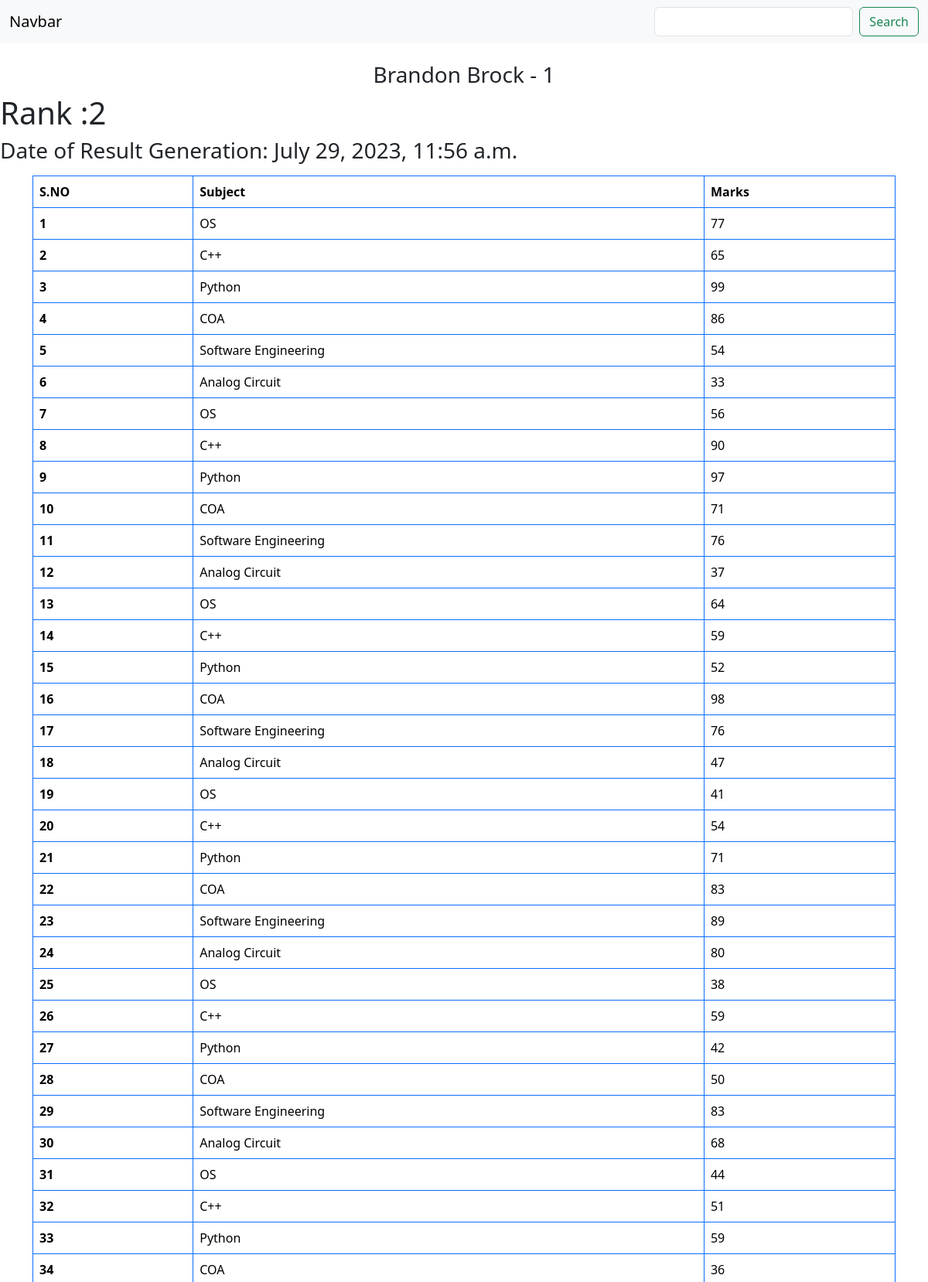
The app's page /marks/1/ (upper part) with its own data.
### home/models.py (models this page shows, shortened)
class Student(models.Model):
    department = models.ForeignKey(Department, related_name="depart", on_delete=models.CASCADE)
    student_id = models.OneToOneField(StudentId, related_name="studentid", on_delete=models.CASCADE)
    student_name = models.CharField(max_length=100)
    student_email = models.EmailField(unique=True)
    student_age = models.IntegerField(default=18)
    student_address = models.TextField()
    class Meta:
        ordering = ['student_name']
        verbose_name = ['student']

class studentCard(models.Model):
    student = models.ForeignKey(Student, related_name='student_rank', on_delete=models.CASCADE)
    rank = models.IntegerField(unique=True)
    date_of_generation = models.DateTimeField(auto_now_add=True)

class SubjectMarks(models.Model):
    student = models.ForeignKey(Student,related_name="studentmarks", on_delete=models.CASCADE)
    subject = models.ForeignKey(Subject, on_delete=models.CASCADE)
    marks = models.IntegerField(default=33)
    class Meta:
        unique_together = ['student', 'subject']

class Subject(models.Model):
    subject_name = models.CharField(max_length=100)
    def __str__(self) -> str:
        return self.subject_name

### home/views.py (the view)
# urls.py: path('marks/<student_id>/',getMarks,name='getMarks'),
def getMarks(request, student_id):
    queryset = SubjectMarks.objects.filter(student__student_id__student_id__icontains=student_id)
    l= student_id
    name = queryset[0].student.student_name
    total_marks = queryset.aggregate(Sum('marks'))
    queryset2 = studentCard.objects.filter(student__student_id__student_id__icontains = student_id)
    queryset2 = queryset2[0]
    context ={
        'queryset' : queryset,
        'queryset2' : queryset2,
        'l' : l,
        'name' : name,
        'total_marks' : total_marks,
    }
    return render(request,'marks.html',context)

### templates/marks.html (shortened to what this page needs)
<!DOCTYPE html>
<html lang="en">
<head>
    <link href="https://cdn.jsdelivr.net/npm/bootstrap@5.3.1/dist/css/bootstrap.min.css" rel="stylesheet">
</head>
<body>
    <nav class="navbar bg-body-tertiary">
        <div class="container-fluid">
          <a class="navbar-brand">Navbar</a>
          <form class="d-flex" role="search">
            <input class="form-control me-2" name="Search" aria-label="Search">
            <button class="btn btn-outline-success" type="submit">Search</button>
          </form>
        </div>
      </nav>
      <h3 class="text-center mt-4">{{name}} - {{l}}</h3>
      <h1>Rank :{{queryset2.rank}}</h1>
      <h3>Date of Result Generation: {{queryset2.date_of_generation}}</h3>
    <div class="container-sm mt-3">
    <table class="table table-bordered border-primary">
        <thead>
          <tr>
            <th scope="col">S.NO</th>
            <th scope="col">Subject</th>
            <th scope="col">Marks</th>
          </tr>
        </thead>
        <tbody>
        {% for query in queryset %}
          <tr>
            <th scope="row">{{forloop.counter}}</th>
            <td>{{query.subject}}</td>
            <td>{{query.marks}}</td>
          </tr>
          {% endfor %}
        </tbody>
      </table>
    </div>
</body>
</html>

### records on screen
Student: student_name "Brandon Brock"
studentCard: rank "2", date_of_generation "July 29, 2023, 11:56 a.m."
SubjectMarks: subject "OS", marks "77"
SubjectMarks: subject "C++", marks "65"
SubjectMarks: subject "Python", marks "99"
SubjectMarks: subject "COA", marks "86"
SubjectMarks: subject "Software Engineering", marks "54"
SubjectMarks: subject "Analog Circuit", marks "33"
SubjectMarks: subject "OS", marks "56"
SubjectMarks: subject "C++", marks "90"
SubjectMarks: subject "Python", marks "97"
SubjectMarks: subject "COA", marks "71"
SubjectMarks: subject "Software Engineering", marks "76"
SubjectMarks: subject "Analog Circuit", marks "37"
SubjectMarks: subject "OS", marks "64"
SubjectMarks: subject "C++", marks "59"
SubjectMarks: subject "Python", marks "52"
SubjectMarks: subject "COA", marks "98"
SubjectMarks: subject "Software Engineering", marks "76"
SubjectMarks: subject "Analog Circuit", marks "47"
SubjectMarks: subject "OS", marks "41"
SubjectMarks: subject "C++", marks "54"
SubjectMarks: subject "Python", marks "71"
SubjectMarks: subject "COA", marks "83"
SubjectMarks: subject "Software Engineering", marks "89"
SubjectMarks: subject "Analog Circuit", marks "80"
SubjectMarks: subject "OS", marks "38"
SubjectMarks: subject "C++", marks "59"
SubjectMarks: subject "Python", marks "42"
SubjectMarks: subject "COA", marks "50"
SubjectMarks: subject "Software Engineering", marks "83"
SubjectMarks: subject "Analog Circuit", marks "68"
SubjectMarks: subject "OS", marks "44"
SubjectMarks: subject "C++", marks "51"
SubjectMarks: subject "Python", marks "59"
SubjectMarks: subject "COA", marks "36"

### other values on screen
{{ l }} "1"
